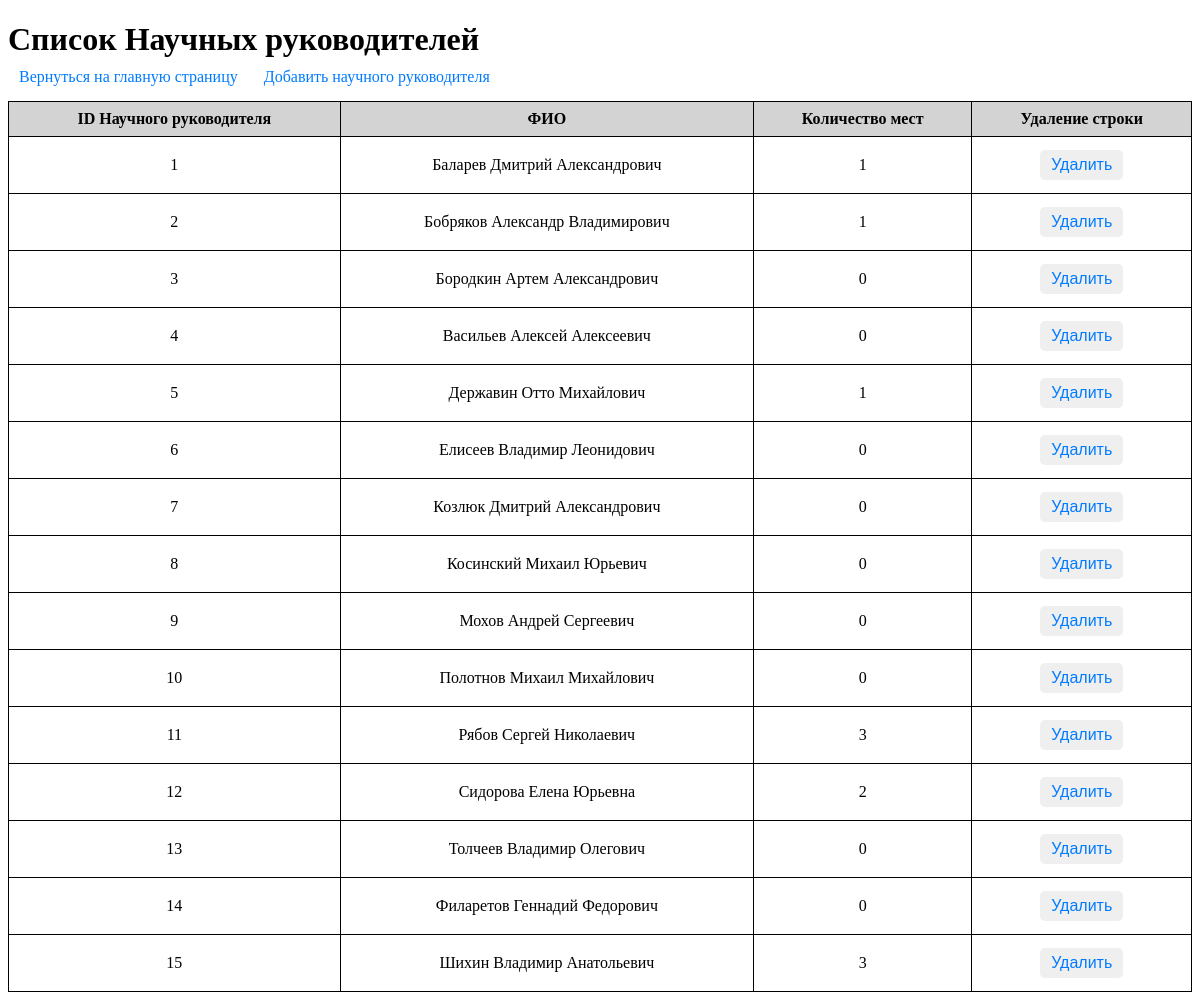
The page /advisers on the database as committed earlier.
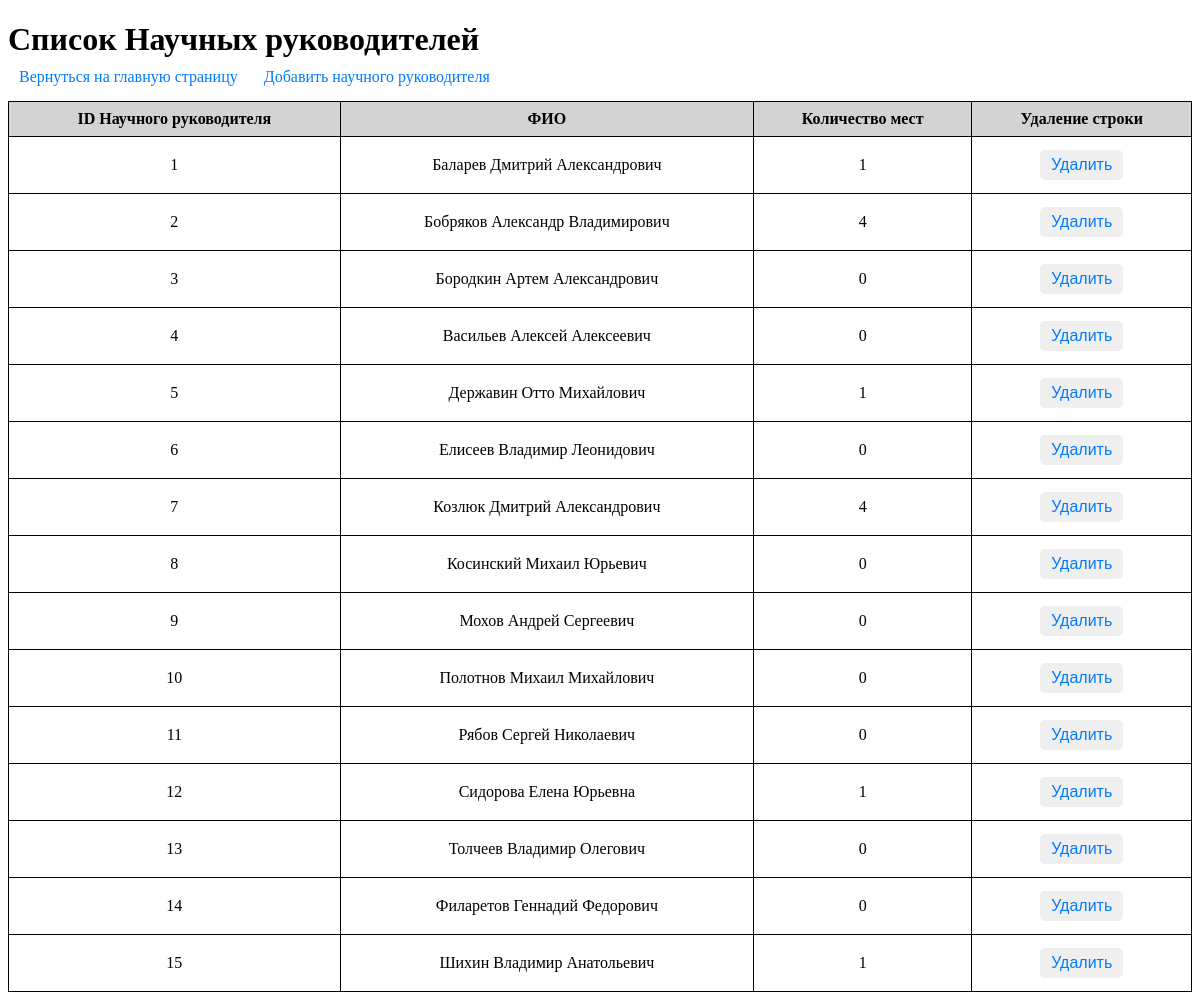
The same page on the database as committed later.
### models.py (models this page shows)
class Adviser(Base):
    __tablename__ = 'advisers'
    adviser_id = Column(Integer, primary_key=True)
    firstname = Column(String, nullable=False)
    lastname = Column(String, nullable=False)
    patronymic = Column(String, nullable=False)
    number_of_places = Column(Integer, nullable=False)
    adviser_themes = relationship("AdviserTheme", back_populates="adviser")
    distributions = relationship("Distribution", back_populates="adviser")

### app.py (the view)
@app.route("/advisers")
def display_advisers():
    advisers = adviser_repository.get_all(Adviser)
    return render_template("adviser_data.html", advisers=advisers)

### repositories.py (called while the page is built)
    def get_all(self, model):
        with self.Session() as session:
            return session.query(model).all()

### templates/adviser_data.html (shortened to what this page needs)
<!DOCTYPE html>
<html lang="en">
<head>
</head>
<body>
    <h1>Список Научных руководителей</h1>
    <a href="{{ url_for('index') }}">Вернуться на главную страницу</a>
    <a href="{{ url_for('add_adviser') }}">Добавить научного руководителя</a>
    <table>
        <tr>
            <th>ID Научного руководителя</th>
            <th>ФИО</th>
            <th>Количество мест</th>
            <th>Удаление строки</th>
        </tr>
        {% for adviser in advisers %}
        <tr>
            <td>{{ adviser.adviser_id }}</td>
            <td>{{ adviser.firstname }} {{ adviser.lastname }} {{ adviser.patronymic }}</td>
            <td>{{ adviser.number_of_places }}</td>
            <td>
            <button onclick="showDeleteConfirmationAdviser({{ adviser.adviser_id }}, '{{ adviser.firstname }}', '{{ adviser.lastname }}', '{{ adviser.patronymic }}')">Удалить</button>
            </td>
        </tr>
        {% endfor %}
    </table>
</body>
</html>

### templates/adviser_data.html (style rules this page uses)
table { width: 100%; border-collapse: collapse; margin-top: 15px; }
td, th { border: 1px solid; padding: 8px; text-align: center; }
th { background-color: lightgray; font-size: 16px; font-weight: bold; }
a { font-size: 16px; padding: 5px 10px; text-decoration: none; color: #007bff; border: 1px solid transparent; border-radius: 5px; transition: background-color 0.3s; }
h1 { margin-bottom: 10px; }
button { font-size: 16px; padding: 5px 10px; text-decoration: none; color: #007bff; border: 1px solid transparent; border-radius: 5px; transition: background-color 0.3s; margin-bottom: 5px; margin-top: 5px; cursor: pointer; }

Rows that differ between the two databases and show on the page:
changed Adviser "Бобряков": number_of_places "1" → "4"
changed Adviser "Козлюк": number_of_places "0" → "4"
changed Adviser "Рябов": number_of_places "3" → "0"
changed Adviser "Сидорова": number_of_places "2" → "1"
changed Adviser "Шихин": number_of_places "3" → "1"
